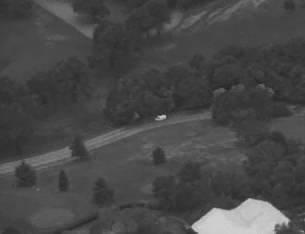
%> input picture infrared.bmp, 305 x 234 px
$ octave LIG.m   (GNU Octave 9; MATLAB toolbox functions it lacks are replaced by stand-ins)
%> lines starting %> are read from the running program, lines starting %| are printed output that depends on the picture
%
%  Infrared Small Target Detection Based on Local Intensity and Gradient Properties
%  Lei Zhang, 2018
%   This demo script runs LIG on an infrared image.
%
%

% parameter set
k=0.2;
N=19;
%  set your image path here
I=imread('infrared.bmp');
%> I is the input picture: size 234x305 uint8; min 40, max 214, mean 72.2

if size(I,3) == 3
   I = I(:,:,1);
end

[Xsize,Ysize]=size(I);
%> Xsize = 234; Ysize = 305

I=double(I);
%> I: size 234x305 double

Gradient_Img1=zeros(Xsize,Ysize);%
Gradient_Img2=zeros(Xsize,Ysize);
Gradient_Img3=zeros(Xsize,Ysize);
Gradient_Img4=zeros(Xsize,Ysize);
Gmap=zeros(Xsize,Ysize);
Imap=zeros(Xsize,Ysize);


% We took four directions to simplify the calculation
G315=imfilter(I,[ 0,0,0; 0,-1,0; 0,0,1],'replicate');
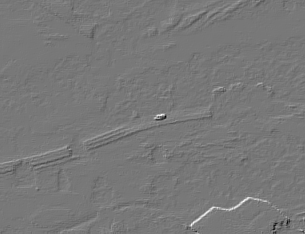
%> G315: size 234x305 double; min -94, max 105, mean 0.2; drawn with min black and max white
G225=imfilter(I,[0,0,0; 0,-1,0; 1,0,0],'replicate');
G45=imfilter(I,[0,0,1;0,-1,0; 0,0,0],'replicate');
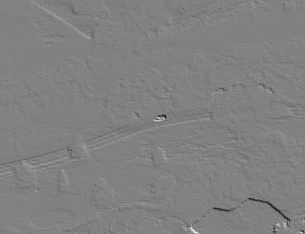
%> G45: size 234x305 double; min -116, max 113, mean -0.1; drawn with min black and max white
G135=imfilter(I,[1,0,0; 0,-1,0; 0,0,0],'replicate');

Mapscale=(N-1)/2;
Scale=Mapscale+1;
for i=Scale:Xsize-Scale
    for j=Scale:Ysize-Scale
	   %--------------------------------------
        C0=G315(i-Mapscale:i,j-Mapscale:j);
        [x0,v0]=find(C0(:)>0);
        Gradient_Img1(i,j)=sum(C0(x0).^2)/(length(x0)+0.001);
       %--------------------------------------
        C1=G225(i-Mapscale:i,j:j+Mapscale);
        [x1,v1]=find(C1(:)>0);
        Gradient_Img2(i,j)=sum(C1(x1).^2)/(length(x1)+0.001);
       %--------------------------------------
        C2=G45(i:i+Mapscale,j-Mapscale:j);
        [x2,v2]=find(C2(:)>0);
        Gradient_Img3(i,j)=sum(C2(x2).^2)/(length(x2)+0.001);
       %--------------------------------------
        C3=G135(i:i+Mapscale,j:j+Mapscale);
        [x3,v3]=find(C3(:)>0);
        Gradient_Img4(i,j)=sum(C3(x3).^2)/(length(x3)+0.001);

        dnmax=max([Gradient_Img1(i,j),Gradient_Img2(i,j),Gradient_Img3(i,j),Gradient_Img4(i,j)]);
        dnmin=min([Gradient_Img1(i,j),Gradient_Img2(i,j),Gradient_Img3(i,j),Gradient_Img4(i,j)]);
         if((dnmin/dnmax)<k)
            Gmap(i,j)=0;
         else
            Gmap(i,j)=sum([Gradient_Img1(i,j),Gradient_Img2(i,j),Gradient_Img3(i,j),Gradient_Img4(i,j)]);
         end

		K_temp=(I(i,j)-mean2(I(i-Mapscale:i+Mapscale,j-Mapscale:j+Mapscale)))^2;
        if (K_temp>0)
            Imap(i,j)=K_temp;
        end
    end
end
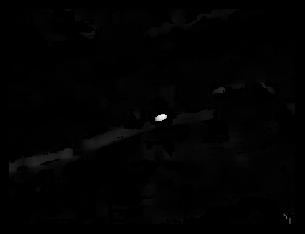
%> Gmap: size 234x305 double; min 0, max 4858.6, mean 44.1; drawn with min black and max white

Gmap=Gmap.*Imap;
LIGmap=mat2gray(Gmap);
imwrite(LIGmap,'LIGmap.bmp');
